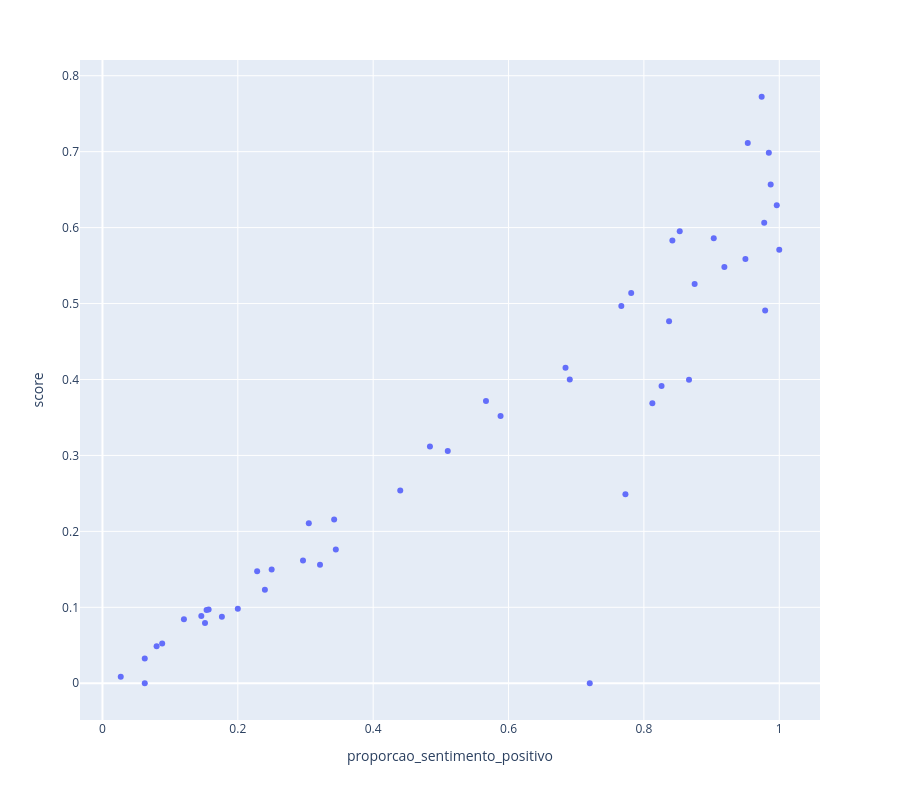

The notebook cell saved with this chart:
### Markdown cell above
## B.4. Relação: score vs. proporção de sentimento positivo

Um tópico de alto score mas alta proporção positiva pode ser prioridade "errada" de responder --
score prioriza volume x alcance x facilidade, não sentimento.

### Code cell
plot_scatter(df_priority, x='proporcao_sentimento_positivo', y='score', color=None)

### Figure 1 — Plotly figure (JSON) as saved in the notebook; plotly's stock layout.template omitted (floating-point values rounded to 4 significant figures; data arrays with more than 128 entries replaced by an {"elided": "..."} marker saying what was removed)
{"data": [{"customdata": {"elided": "49x10 mixed values"}, "hovertemplate": "proporcao_sentimento_positivo=%{x}<br>score=%{y}<br>Topic=%{customdata[0]}<br>Name=%{customdata[1]}<br>n_comentarios=%{customdata[2]}<br>alcance_topico=%{customdata[3]}<br>alcance_normalizado=%{customdata[4]}<br>confianca=%{customdata[5]}<br>impacto=%{customdata[6]}<br>facilidade=%{customdata[7]}<br>_run_id=%{customdata[8]}<br>_generated_at=%{customdata[9]}<extra></extra>", "legendgroup": "", "marker": {"color": "#636efa", "symbol": "circle"}, "mode": "markers", "name": "", "orientation": "v", "showlegend": false, "type": "scatter", "x": [0.974, 0.9535, 0.9846, 0.9873, 0.9963, 0.9778, 0.8529, 0.9032, 0.8421, 1.0, 0.95, 0.9189, 0.875, 0.7812, 0.7667, 0.9792, 0.8372, 0.6842, 0.6905, 0.8667, 0.8261, 0.5667, 0.8125, 0.5882, 0.4839, 0.5102, 0.44, 0.7727, 0.3423, 0.3049, 0.3448, 0.2963, 0.3214, 0.25, 0.2286, 0.24, 0.2, 0.1569, 0.1538, 0.1461, 0.1765, 0.1203, 0.1515, 0.08824, 0.08, 0.0625, 0.02703, 0.72, 0.0625], "xaxis": "x", "y": [0.7723, 0.7113, 0.6987, 0.6569, 0.6295, 0.6066, 0.5951, 0.5859, 0.583, 0.571, 0.5588, 0.5482, 0.5257, 0.514, 0.4968, 0.4907, 0.4766, 0.4154, 0.4, 0.3998, 0.3915, 0.3718, 0.3688, 0.3521, 0.3118, 0.3059, 0.2538, 0.249, 0.2155, 0.2106, 0.1762, 0.1617, 0.156, 0.1498, 0.1473, 0.123, 0.09818, 0.09703, 0.09652, 0.08846, 0.08772, 0.08433, 0.07936, 0.0523, 0.04861, 0.03252, 0.008512, 0.0, 0.0], "yaxis": "y"}], "layout": {"height": 800, "legend": {"tracegroupgap": 0}, "margin": {"t": 60}, "xaxis": {"anchor": "y", "domain": [0.0, 1.0], "title": {"text": "proporcao_sentimento_positivo"}}, "yaxis": {"anchor": "x", "domain": [0.0, 1.0], "title": {"text": "score"}}}}
